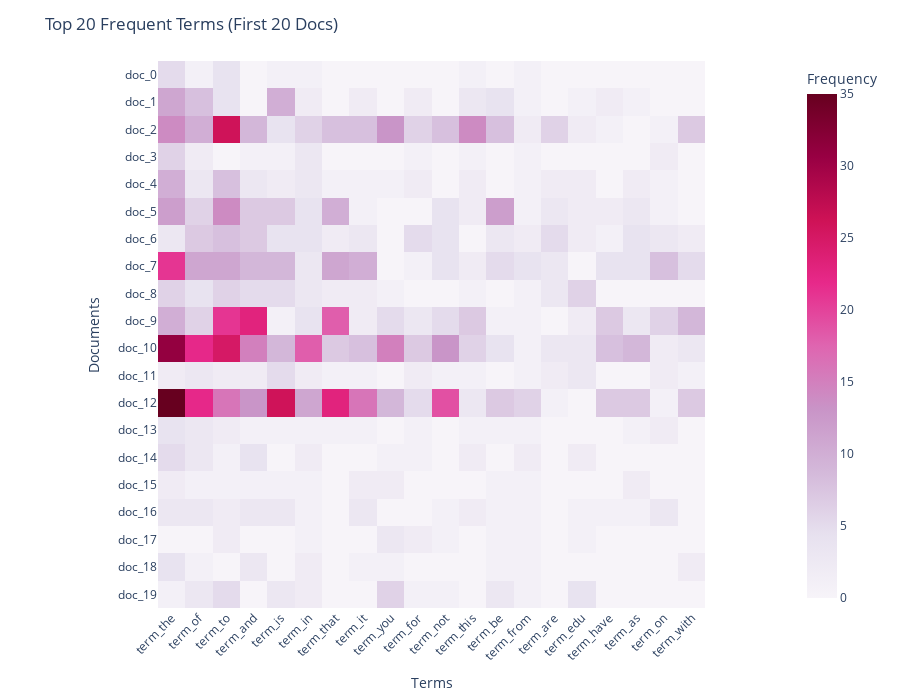

Notebook code cell kept with this figure:
### Markdown cell above
### >>> **Exercise 12 (take home):**
If you want a nicer interactive visualization here, I would encourage you try to install and use plotly to achieve this.

### Code cell
# Answer here
import plotly.express as px

term_freq = np.asarray(X_counts.sum(axis=0)).ravel()
top_idx = term_freq.argsort()[::-1][:20]  # select top 20 frequency word

p_x = ["term_" + str(i) for i in count_vect.get_feature_names_out()[top_idx]]
p_y = ["doc_" + str(i) for i in list(X.index)[:20]]
p_z = X_counts[:20, :][:, top_idx].toarray()

df_todraw = pd.DataFrame(p_z, columns=p_x, index=p_y)
fig = px.imshow(
    df_todraw,
    labels=dict(x="Terms", y="Documents", color="Frequency"),
    x=p_x,
    y=p_y,
    color_continuous_scale="PuRd",
)

fig.update_layout(
    title="Top 20 Frequent Terms (First 20 Docs)",
    xaxis_tickangle=-45,
    width=900,
    height=700,
)

fig.show()

### Figure 1 — Plotly figure (JSON) as saved in the notebook; plotly's stock layout.template omitted (floating-point values rounded to 4 significant figures; data arrays with more than 128 entries replaced by an {"elided": "..."} marker saying what was removed)
{"data": [{"coloraxis": "coloraxis", "hovertemplate": "Terms: %{x}<br>Documents: %{y}<br>Frequency: %{z}<extra></extra>", "name": "0", "type": "heatmap", "x": ["term_the", "term_of", "term_to", "term_and", "term_is", "term_in", "term_that", "term_it", "term_you", "term_for", "term_not", "term_this", "term_be", "term_from", "term_are", "term_edu", "term_have", "term_as", "term_on", "term_with"], "xaxis": "x", "y": ["doc_0", "doc_1", "doc_2", "doc_3", "doc_4", "doc_5", "doc_6", "doc_7", "doc_8", "doc_9", "doc_10", "doc_11", "doc_12", "doc_13", "doc_14", "doc_15", "doc_16", "doc_17", "doc_18", "doc_19"], "yaxis": "y", "z": {"elided": "20x20 int values"}}], "layout": {"coloraxis": {"colorbar": {"title": {"text": "Frequency"}}, "colorscale": [[0, "rgb(247,244,249)"], [0.125, "rgb(231,225,239)"], [0.25, "rgb(212,185,218)"], [0.375, "rgb(201,148,199)"], [0.5, "rgb(223,101,176)"], [0.625, "rgb(231,41,138)"], [0.75, "rgb(206,18,86)"], [0.875, "rgb(152,0,67)"], [1, "rgb(103,0,31)"]]}, "height": 700, "margin": {"t": 60}, "title": {"text": "Top 20 Frequent Terms (First 20 Docs)"}, "width": 900, "xaxis": {"anchor": "y", "constrain": "domain", "domain": [0, 1], "scaleanchor": "y", "tickangle": -45, "title": {"text": "Terms"}}, "yaxis": {"anchor": "x", "autorange": "reversed", "constrain": "domain", "domain": [0, 1], "title": {"text": "Documents"}}}}
